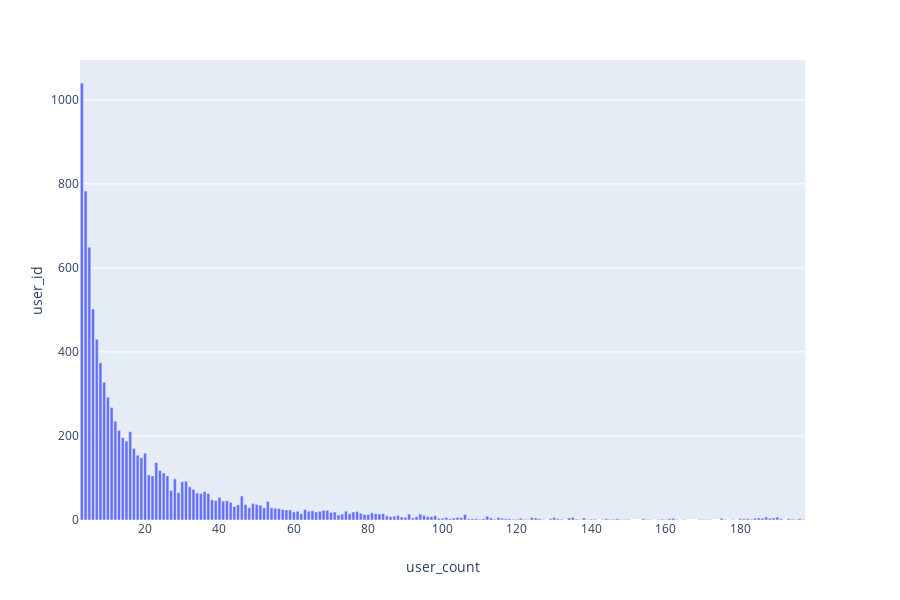

Notebook code cell kept with this figure:
### Code cell
fig = px.bar(df3, x='user_count', y='user_id',labels={'Complaint ID':'# of Complaints'})
fig.show()

### Figure 1 — Plotly figure (JSON) as saved in the notebook; plotly's stock layout.template omitted (floating-point values rounded to 4 significant figures; data arrays with more than 128 entries replaced by an {"elided": "..."} marker saying what was removed)
{"data": [{"alignmentgroup": "True", "hoverlabel": {"namelength": 0}, "hovertemplate": "user_count=%{x}<br>user_id=%{y}", "legendgroup": "", "marker": {"color": "#636efa"}, "name": "", "offsetgroup": "", "orientation": "v", "showlegend": false, "textposition": "auto", "type": "bar", "x": {"elided": "179 int values"}, "xaxis": "x", "y": {"elided": "179 int values"}, "yaxis": "y"}], "layout": {"barmode": "relative", "height": 600, "legend": {"tracegroupgap": 0}, "margin": {"t": 60}, "xaxis": {"anchor": "y", "domain": [0, 0.98], "title": {"text": "user_count"}}, "yaxis": {"anchor": "x", "domain": [0, 1], "title": {"text": "user_id"}}}}
